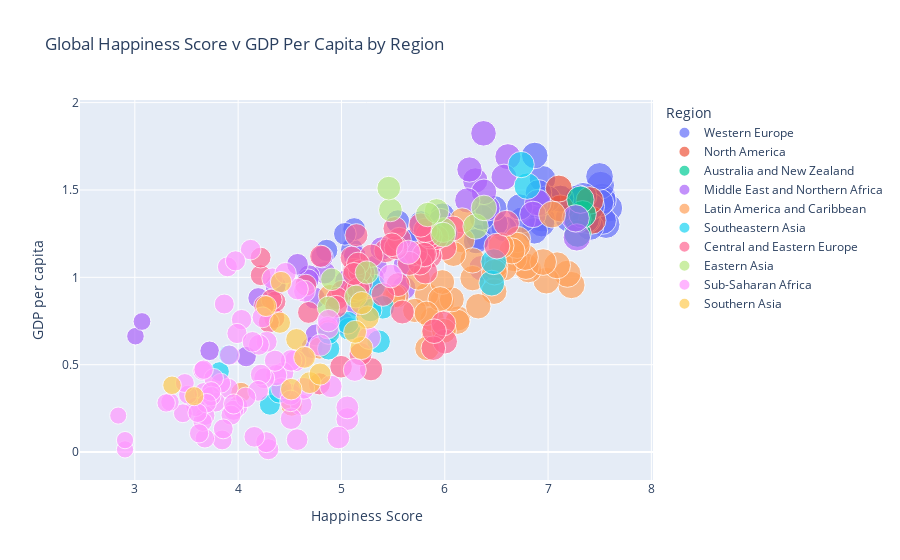

This figure's notebook cell:
### Markdown cell above
As we can see, the higher Happiness Scores aggregate on average in regions like Western Europe, North America, Australia and New Zealand, Latin America and Southeastern Asia, whereas the lowest scores congregate mostly around Southern Asia and Sub-Saharan Africa.

This may signal a foreshadowing of the results of our hypothesis, but let's not get ahead of ourselves.

Perhaps the same scatter plot but comparing Happiness Score and GDP per capita might paint a different picture?

### Code cell
# Interactive scatter plot, doesn't work in PDF format :(
fig = px.scatter(
    cleaned_df, 
    x='Happiness Score', 
    y='GDP per capita', 
    color='Region',
    hover_name='Country',
    size='Happiness Score',
    title='Global Happiness Score v GDP Per Capita by Region'
)
fig.show()

### Figure 1 — Plotly figure (JSON) as saved in the notebook; plotly's stock layout.template omitted (floating-point values rounded to 4 significant figures)
{"data": [{"hovertemplate": "<b>%{hovertext}</b><br><br>Region=Western Europe<br>Happiness Score=%{marker.size}<br>GDP per capita=%{y}<extra></extra>", "hovertext": ["Switzerland", "Iceland", "Denmark", "Norway", "Finland", "Netherlands", "Sweden", "Austria", "Luxembourg", "Ireland", "Belgium", "United Kingdom", "Germany", "France", "Spain", "Malta", "Italy", "North Cyprus", "Cyprus", "Portugal", "Greece", "Denmark", "Switzerland", "Iceland", "Norway", "Finland", "Netherlands", "Sweden", "Austria", "Germany", "Belgium", "Ireland", "Luxembourg", "United Kingdom", "Malta", "France", "Spain", "Italy", "North Cyprus", "Cyprus", "Portugal", "Greece"], "legendgroup": "Western Europe", "marker": {"color": "#636efa", "size": [7.587, 7.561, 7.527, 7.522, 7.406, 7.378, 7.364, 7.2, 6.946, 6.94, 6.937, 6.867, 6.75, 6.575, 6.329, 6.302, 5.948, 5.695, 5.689, 5.102, 4.857, 7.526, 7.509, 7.501, 7.498, 7.413, 7.339, 7.291, 7.119, 6.994, 6.929, 6.907, 6.871, 6.725, 6.488, 6.478, 6.361, 5.977, 5.771, 5.546, 5.123, 5.033], "sizemode": "area", "sizeref": 0.01942, "symbol": "circle"}, "mode": "markers", "name": "Western Europe", "orientation": "h", "showlegend": true, "type": "scatter", "x": [7.587, 7.561, 7.527, 7.522, 7.406, 7.378, 7.364, 7.2, 6.946, 6.94, 6.937, 6.867, 6.75, 6.575, 6.329, 6.302, 5.948, 5.695, 5.689, 5.102, 4.857, 7.526, 7.509, 7.501, 7.498, 7.413, 7.339, 7.291, 7.119, 6.994, 6.929, 6.907, 6.871, 6.725, 6.488, 6.478, 6.361, 5.977, 5.771, 5.546, 5.123, 5.033], "xaxis": "x", "y": [1.397, 1.302, 1.325, 1.459, 1.29, 1.329, 1.332, 1.337, 1.564, 1.336, 1.308, 1.266, 1.328, 1.278, 1.23, 1.207, 1.251, 1.208, 1.208, 1.16, 1.154, 1.442, 1.527, 1.427, 1.577, 1.406, 1.465, 1.452, 1.45, 1.448, 1.425, 1.483, 1.698, 1.403, 1.308, 1.395, 1.343, 1.355, 1.311, 1.319, 1.276, 1.249], "yaxis": "y"}, {"hovertemplate": "<b>%{hovertext}</b><br><br>Region=North America<br>Happiness Score=%{marker.size}<br>GDP per capita=%{y}<extra></extra>", "hovertext": ["Canada", "United States", "Canada", "United States"], "legendgroup": "North America", "marker": {"color": "#EF553B", "size": [7.427, 7.119, 7.404, 7.104], "sizemode": "area", "sizeref": 0.01942, "symbol": "circle"}, "mode": "markers", "name": "North America", "orientation": "h", "showlegend": true, "type": "scatter", "x": [7.427, 7.119, 7.404, 7.104], "xaxis": "x", "y": [1.326, 1.395, 1.44, 1.508], "yaxis": "y"}, {"hovertemplate": "<b>%{hovertext}</b><br><br>Region=Australia and New Zealand<br>Happiness Score=%{marker.size}<br>GDP per capita=%{y}<extra></extra>", "hovertext": ["New Zealand", "Australia", "New Zealand", "Australia"], "legendgroup": "Australia and New Zealand", "marker": {"color": "#00cc96", "size": [7.286, 7.284, 7.334, 7.313], "sizemode": "area", "sizeref": 0.01942, "symbol": "circle"}, "mode": "markers", "name": "Australia and New Zealand", "orientation": "h", "showlegend": true, "type": "scatter", "x": [7.286, 7.284, 7.334, 7.313], "xaxis": "x", "y": [1.25, 1.334, 1.361, 1.444], "yaxis": "y"}, {"hovertemplate": "<b>%{hovertext}</b><br><br>Region=Middle East and Northern Africa<br>Happiness Score=%{marker.size}<br>GDP per capita=%{y}<extra></extra>", "hovertext": ["Israel", "United Arab Emirates", "Oman", "Qatar", "Saudi Arabia", "Kuwait", "Bahrain", "Libya", "Algeria", "Turkey", "Jordan", "Morocco", "Lebanon", "Tunisia", "Palestinian Territories", "Iran", "Iraq", "Egypt", "Yemen", "Syria", "Israel", "United Arab Emirates", "Saudi Arabia", "Qatar", "Algeria", "Kuwait", "Bahrain", "Libya", "Turkey", "Jordan", "Morocco", "Lebanon", "Tunisia", "Iran", "Palestinian Territories", "Iraq", "Egypt", "Yemen", "Syria"], "legendgroup": "Middle East and Northern Africa", "marker": {"color": "#ab63fa", "size": [7.278, 6.901, 6.853, 6.611, 6.411, 6.295, 5.96, 5.754, 5.605, 5.332, 5.192, 5.013, 4.839, 4.739, 4.715, 4.686, 4.677, 4.194, 4.077, 3.006, 7.267, 6.573, 6.379, 6.375, 6.355, 6.239, 6.218, 5.615, 5.389, 5.303, 5.151, 5.129, 5.045, 4.813, 4.754, 4.575, 4.362, 3.724, 3.069], "sizemode": "area", "sizeref": 0.01942, "symbol": "circle"}, "mode": "markers", "name": "Middle East and Northern Africa", "orientation": "h", "showlegend": true, "type": "scatter", "x": [7.278, 6.901, 6.853, 6.611, 6.411, 6.295, 5.96, 5.754, 5.605, 5.332, 5.192, 5.013, 4.839, 4.739, 4.715, 4.686, 4.677, 4.194, 4.077, 3.006, 7.267, 6.573, 6.379, 6.375, 6.355, 6.239, 6.218, 5.615, 5.389, 5.303, 5.151, 5.129, 5.045, 4.813, 4.754, 4.575, 4.362, 3.724, 3.069], "xaxis": "x", "y": [1.229, 1.427, 1.36, 1.69, 1.395, 1.554, 1.324, 1.131, 0.9393, 1.061, 0.902, 0.7348, 1.026, 0.8811, 0.5987, 1.009, 0.9855, 0.8818, 0.5465, 0.6632, 1.338, 1.574, 1.49, 1.824, 1.053, 1.617, 1.44, 1.067, 1.165, 0.9967, 0.8406, 1.123, 0.9772, 1.118, 0.6702, 1.075, 0.9539, 0.5794, 0.7472], "yaxis": "y"}, {"hovertemplate": "<b>%{hovertext}</b><br><br>Region=Latin America and Caribbean<br>Happiness Score=%{marker.size}<br>GDP per capita=%{y}<extra></extra>", "hovertext": ["Costa Rica", "Mexico", "Brazil", "Venezuela", "Panama", "Chile", "Argentina", "Uruguay", "Colombia", "Suriname", "Trinidad and Tobago", "El Salvador", "Guatemala", "Ecuador", "Bolivia", "Paraguay", "Nicaragua", "Peru", "Jamaica", "Dominican Republic", "Honduras", "Haiti", "Costa Rica", "Puerto Rico", "Brazil", "Mexico", "Chile", "Panama", "Argentina", "Uruguay", "Colombia", "Guatemala", "Suriname", "Trinidad and Tobago", "Venezuela", "El Salvador", "Nicaragua", "Ecuador", "Belize", "Bolivia", "Peru", "Paraguay", "Jamaica", "Dominican Republic", "Honduras", "Haiti"], "legendgroup": "Latin America and Caribbean", "marker": {"color": "#FFA15A", "size": [7.226, 7.187, 6.983, 6.81, 6.786, 6.67, 6.574, 6.485, 6.477, 6.269, 6.168, 6.13, 6.123, 5.975, 5.89, 5.878, 5.828, 5.824, 5.709, 4.885, 4.788, 4.518, 7.087, 7.039, 6.952, 6.778, 6.705, 6.701, 6.65, 6.545, 6.481, 6.324, 6.269, 6.168, 6.084, 6.068, 5.992, 5.976, 5.956, 5.822, 5.743, 5.538, 5.51, 5.155, 4.871, 4.028], "sizemode": "area", "sizeref": 0.01942, "symbol": "circle"}, "mode": "markers", "name": "Latin America and Caribbean", "orientation": "h", "showlegend": true, "type": "scatter", "x": [7.226, 7.187, 6.983, 6.81, 6.786, 6.67, 6.574, 6.485, 6.477, 6.269, 6.168, 6.13, 6.123, 5.975, 5.89, 5.878, 5.828, 5.824, 5.709, 4.885, 4.788, 4.518, 7.087, 7.039, 6.952, 6.778, 6.705, 6.701, 6.65, 6.545, 6.481, 6.324, 6.269, 6.168, 6.084, 6.068, 5.992, 5.976, 5.956, 5.822, 5.743, 5.538, 5.51, 5.155, 4.871, 4.028], "xaxis": "x", "y": [0.9558, 1.021, 0.9812, 1.044, 1.064, 1.107, 1.054, 1.062, 0.9186, 0.9953, 1.212, 0.7645, 0.7455, 0.864, 0.6813, 0.7599, 0.5933, 0.9002, 0.8104, 0.8954, 0.5953, 0.2667, 1.069, 1.359, 1.088, 1.115, 1.217, 1.183, 1.151, 1.182, 1.03, 0.8345, 1.097, 1.326, 1.134, 0.8737, 0.6938, 0.9731, 0.8762, 0.7942, 0.996, 0.8937, 0.8933, 1.028, 0.6943, 0.341], "yaxis": "y"}, {"hovertemplate": "<b>%{hovertext}</b><br><br>Region=Southeastern Asia<br>Happiness Score=%{marker.size}<br>GDP per capita=%{y}<extra></extra>", "hovertext": ["Singapore", "Thailand", "Malaysia", "Indonesia", "Vietnam", "Philippines", "Laos", "Myanmar", "Cambodia", "Singapore", "Thailand", "Malaysia", "Indonesia", "Philippines", "Vietnam", "Laos", "Myanmar", "Cambodia"], "legendgroup": "Southeastern Asia", "marker": {"color": "#19d3f3", "size": [6.798, 6.455, 5.77, 5.399, 5.36, 5.073, 4.876, 4.307, 3.819, 6.739, 6.474, 6.005, 5.314, 5.279, 5.061, 4.876, 4.395, 3.907], "sizemode": "area", "sizeref": 0.01942, "symbol": "circle"}, "mode": "markers", "name": "Southeastern Asia", "orientation": "h", "showlegend": true, "type": "scatter", "x": [6.798, 6.455, 5.77, 5.399, 5.36, 5.073, 4.876, 4.307, 3.819, 6.739, 6.474, 6.005, 5.314, 5.279, 5.061, 4.876, 4.395, 3.907], "xaxis": "x", "y": [1.522, 0.9669, 1.125, 0.8283, 0.6322, 0.7053, 0.5907, 0.2711, 0.4604, 1.646, 1.089, 1.251, 0.951, 0.8122, 0.7404, 0.6804, 0.3411, 0.556], "yaxis": "y"}, {"hovertemplate": "<b>%{hovertext}</b><br><br>Region=Central and Eastern Europe<br>Happiness Score=%{marker.size}<br>GDP per capita=%{y}<extra></extra>", "hovertext": ["Czech Republic", "Uzbekistan", "Slovakia", "Moldova", "Kazakhstan", "Slovenia", "Lithuania", "Belarus", "Poland", "Croatia", "Russia", "Kosovo", "Turkmenistan", "Estonia", "Kyrgyzstan", "Azerbaijan", "Montenegro", "Romania", "Serbia", "Latvia", "Macedonia", "Albania", "Bosnia and Herzegovina", "Hungary", "Tajikistan", "Ukraine", "Armenia", "Georgia", "Bulgaria", "Czech Republic", "Slovakia", "Uzbekistan", "Kazakhstan", "Moldova", "Russia", "Poland", "Lithuania", "Belarus", "Slovenia", "Turkmenistan", "Latvia", "Romania", "Estonia", "Croatia", "Kosovo", "Azerbaijan", "Kyrgyzstan", "Serbia", "Bosnia and Herzegovina", "Montenegro", "Hungary", "Macedonia", "Tajikistan", "Albania", "Armenia", "Ukraine", "Georgia", "Bulgaria"], "legendgroup": "Central and Eastern Europe", "marker": {"color": "#FF6692", "size": [6.505, 6.003, 5.995, 5.889, 5.855, 5.848, 5.833, 5.813, 5.791, 5.759, 5.716, 5.589, 5.548, 5.429, 5.286, 5.212, 5.192, 5.124, 5.123, 5.098, 5.007, 4.959, 4.949, 4.8, 4.786, 4.681, 4.35, 4.297, 4.218, 6.596, 6.078, 5.987, 5.919, 5.897, 5.856, 5.835, 5.813, 5.802, 5.768, 5.658, 5.56, 5.528, 5.517, 5.488, 5.401, 5.291, 5.185, 5.177, 5.163, 5.161, 5.145, 5.121, 4.996, 4.655, 4.36, 4.324, 4.252, 4.217], "sizemode": "area", "sizeref": 0.01942, "symbol": "circle"}, "mode": "markers", "name": "Central and Eastern Europe", "orientation": "h", "showlegend": true, "type": "scatter", "x": [6.505, 6.003, 5.995, 5.889, 5.855, 5.848, 5.833, 5.813, 5.791, 5.759, 5.716, 5.589, 5.548, 5.429, 5.286, 5.212, 5.192, 5.124, 5.123, 5.098, 5.007, 4.959, 4.949, 4.8, 4.786, 4.681, 4.35, 4.297, 4.218, 6.596, 6.078, 5.987, 5.919, 5.897, 5.856, 5.835, 5.813, 5.802, 5.768, 5.658, 5.56, 5.528, 5.517, 5.488, 5.401, 5.291, 5.185, 5.177, 5.163, 5.161, 5.145, 5.121, 4.996, 4.655, 4.36, 4.324, 4.252, 4.217], "xaxis": "x", "y": [1.179, 0.6324, 1.169, 0.5945, 1.123, 1.185, 1.147, 1.032, 1.126, 1.083, 1.138, 0.8015, 0.9585, 1.152, 0.4743, 1.024, 0.9744, 1.043, 0.9205, 1.113, 0.9185, 0.8787, 0.8322, 1.121, 0.3905, 0.7991, 0.7682, 0.7419, 1.012, 1.309, 1.28, 0.7359, 1.229, 0.6918, 1.232, 1.246, 1.269, 1.131, 1.299, 1.08, 1.218, 1.17, 1.28, 1.186, 0.9014, 1.124, 0.5604, 1.034, 0.9338, 1.078, 1.241, 1.019, 0.4884, 0.9553, 0.8609, 0.8729, 0.8379, 1.113], "yaxis": "y"}, {"hovertemplate": "<b>%{hovertext}</b><br><br>Region=Eastern Asia<br>Happiness Score=%{marker.size}<br>GDP per capita=%{y}<extra></extra>", "hovertext": ["Taiwan", "Japan", "South Korea", "Hong Kong", "China", "Mongolia", "Taiwan", "Japan", "South Korea", "Hong Kong", "China", "Mongolia"], "legendgroup": "Eastern Asia", "marker": {"color": "#B6E880", "size": [6.298, 5.987, 5.984, 5.474, 5.14, 4.874, 6.379, 5.921, 5.835, 5.458, 5.245, 4.907], "sizemode": "area", "sizeref": 0.01942, "symbol": "circle"}, "mode": "markers", "name": "Eastern Asia", "orientation": "h", "showlegend": true, "type": "scatter", "x": [6.298, 5.987, 5.984, 5.474, 5.14, 4.874, 6.379, 5.921, 5.835, 5.458, 5.245, 4.907], "xaxis": "x", "y": [1.291, 1.271, 1.245, 1.386, 0.8901, 0.8282, 1.397, 1.38, 1.359, 1.511, 1.028, 0.9885], "yaxis": "y"}, {"hovertemplate": "<b>%{hovertext}</b><br><br>Region=Sub-Saharan Africa<br>Happiness Score=%{marker.size}<br>GDP per capita=%{y}<extra></extra>", "hovertext": ["Mauritius", "Nigeria", "Zambia", "Somaliland region", "Mozambique", "Lesotho", "Swaziland", "South Africa", "Ghana", "Zimbabwe", "Liberia", "Sudan", "Congo (Kinshasa)", "Ethiopia", "Sierra Leone", "Mauritania", "Kenya", "Djibouti", "Botswana", "Malawi", "Cameroon", "Angola", "Mali", "Congo (Brazzaville)", "Comoros", "Uganda", "Senegal", "Gabon", "Niger", "Tanzania", "Madagascar", "Central African Republic", "Chad", "Guinea", "Ivory Coast", "Burkina Faso", "Rwanda", "Benin", "Burundi", "Togo", "Mauritius", "Somalia", "Somaliland Region", "Nigeria", "Zambia", "Sierra Leone", "Namibia", "Cameroon", "Ethiopia", "South Africa", "Kenya", "Ghana", "Congo (Kinshasa)", "Congo (Brazzaville)", "Senegal", "Mauritania", "Zimbabwe", "Malawi", "Sudan", "Gabon", "Mali", "Botswana", "Comoros", "Ivory Coast", "Angola", "Niger", "South Sudan", "Chad", "Burkina Faso", "Uganda", "Madagascar", "Tanzania", "Liberia", "Guinea", "Rwanda", "Benin", "Togo", "Burundi"], "legendgroup": "Sub-Saharan Africa", "marker": {"color": "#FF97FF", "size": [5.477, 5.268, 5.129, 5.057, 4.971, 4.898, 4.867, 4.642, 4.633, 4.61, 4.571, 4.55, 4.517, 4.512, 4.507, 4.436, 4.419, 4.369, 4.332, 4.292, 4.252, 4.033, 3.995, 3.989, 3.956, 3.931, 3.904, 3.896, 3.845, 3.781, 3.681, 3.678, 3.667, 3.656, 3.655, 3.587, 3.465, 3.34, 2.905, 2.839, 5.648, 5.44, 5.057, 4.875, 4.795, 4.635, 4.574, 4.513, 4.508, 4.459, 4.356, 4.276, 4.272, 4.236, 4.219, 4.201, 4.193, 4.156, 4.139, 4.121, 4.073, 3.974, 3.956, 3.916, 3.866, 3.856, 3.832, 3.763, 3.739, 3.739, 3.695, 3.666, 3.622, 3.607, 3.515, 3.484, 3.303, 2.905], "sizemode": "area", "sizeref": 0.01942, "symbol": "circle"}, "mode": "markers", "name": "Sub-Saharan Africa", "orientation": "h", "showlegend": true, "type": "scatter", "x": [5.477, 5.268, 5.129, 5.057, 4.971, 4.898, 4.867, 4.642, 4.633, 4.61, 4.571, 4.55, 4.517, 4.512, 4.507, 4.436, 4.419, 4.369, 4.332, 4.292, 4.252, 4.033, 3.995, 3.989, 3.956, 3.931, 3.904, 3.896, 3.845, 3.781, 3.681, 3.678, 3.667, 3.656, 3.655, 3.587, 3.465, 3.34, 2.905, 2.839, 5.648, 5.44, 5.057, 4.875, 4.795, 4.635, 4.574, 4.513, 4.508, 4.459, 4.356, 4.276, 4.272, 4.236, 4.219, 4.201, 4.193, 4.156, 4.139, 4.121, 4.073, 3.974, 3.956, 3.916, 3.866, 3.856, 3.832, 3.763, 3.739, 3.739, 3.695, 3.666, 3.622, 3.607, 3.515, 3.484, 3.303, 2.905], "xaxis": "x", "y": [1.008, 0.6543, 0.4704, 0.1885, 0.08308, 0.3755, 0.7121, 0.9205, 0.5456, 0.271, 0.0712, 0.5211, null, 0.1907, 0.3302, 0.4541, 0.3647, 0.4402, 0.9936, 0.01604, 0.4225, 0.7578, 0.2607, 0.6787, 0.2391, 0.211, 0.365, 1.06, 0.0694, 0.2852, 0.2082, 0.0785, 0.3419, 0.1742, 0.4653, 0.2581, 0.2221, 0.2867, 0.0153, 0.2087, 1.144, null, 0.2556, 0.7522, 0.612, 0.3649, 0.9329, 0.525, 0.2928, 1.024, 0.5227, 0.6311, 0.05661, 0.7711, 0.4431, 0.6139, 0.3504, 0.08709, 0.6307, 1.159, 0.3129, 1.094, 0.2751, 0.5551, 0.8473, 0.1327, 0.3939, 0.4221, 0.32, 0.3472, 0.2795, 0.4716, 0.1071, 0.2241, 0.3285, 0.395, 0.2812, 0.06831], "yaxis": "y"}, {"hovertemplate": "<b>%{hovertext}</b><br><br>Region=Southern Asia<br>Happiness Score=%{marker.size}<br>GDP per capita=%{y}<extra></extra>", "hovertext": ["Bhutan", "Pakistan", "Bangladesh", "India", "Nepal", "Sri Lanka", "Afghanistan", "Bhutan", "Pakistan", "Nepal", "Bangladesh", "Sri Lanka", "India", "Afghanistan"], "legendgroup": "Southern Asia", "marker": {"color": "#FECB52", "size": [5.253, 5.194, 4.694, 4.565, 4.514, 4.271, 3.575, 5.196, 5.132, 4.793, 4.643, 4.415, 4.404, 3.36], "sizemode": "area", "sizeref": 0.01942, "symbol": "circle"}, "mode": "markers", "name": "Southern Asia", "orientation": "h", "showlegend": true, "type": "scatter", "x": [5.253, 5.194, 4.694, 4.565, 4.514, 4.271, 3.575, 5.196, 5.132, 4.793, 4.643, 4.415, 4.404, 3.36], "xaxis": "x", "y": [0.7704, 0.5954, 0.3975, 0.645, 0.36, 0.8352, 0.3198, 0.8527, 0.6882, 0.4463, 0.5418, 0.9732, 0.7404, 0.3823], "yaxis": "y"}], "layout": {"autosize": true, "legend": {"itemsizing": "constant", "title": {"text": "Region"}, "tracegroupgap": 0}, "title": {"text": "Global Happiness Score v GDP Per Capita by Region"}, "xaxis": {"anchor": "y", "autorange": true, "domain": [0, 1], "range": [2.454, 8.039], "title": {"text": "Happiness Score"}, "type": "linear"}, "yaxis": {"anchor": "x", "autorange": true, "domain": [0, 1], "range": [-0.26, 2.135], "title": {"text": "GDP per capita"}, "type": "linear"}}}
